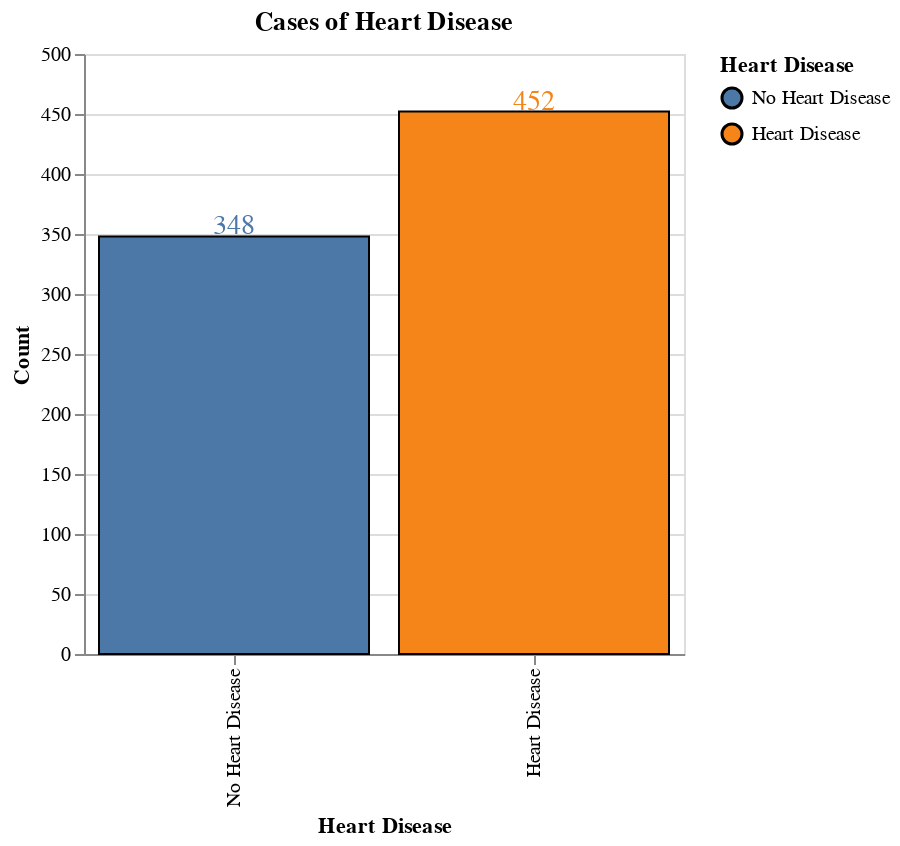

Write notebook code for a chart like this one.
### Markdown cell above
#### Visualizing Target Distribution

A bar chart is created to show the number of patients with and without heart disease. This visualization highlights if the dataset is balanced or skewed, which is important for model performance and evaluation. 

The bar chart shows that heart disease is more common than non-heart disease in the dataset, with 398 cases of heart disease compared to 302 without heart disease. Although there is an imbalance between the levels but this level of imbalance is not substantial and is unlikely to affect the model negatively.

### Code cell
# Compute counts and percentages grouped by target
counts = train_df.groupby('target').size().reset_index(name='count')
counts['label'] = counts['target'].map({0: 'No Heart Disease', 1: 'Heart Disease'})

# Bar chart of counts
bar = alt.Chart(counts).mark_bar(stroke='black', strokeWidth=1).encode(
    x=alt.X('label:N', title='Heart Disease', sort=['No Heart Disease', 'Heart Disease']),
    y=alt.Y('count:Q', title='Count'),
    color=alt.Color(
        'label:N',
        title='Heart Disease',
        sort=['No Heart Disease', 'Heart Disease']
    ),
    tooltip=[
        alt.Tooltip('count:Q', title='Count')
    ]
).properties(
    title='Cases of Heart Disease',
    width=300,
    height=300
)

# Text labels above each bar
bar_labels = bar.mark_text(
    dy=-5,
    size=14,
).encode(
    text='count:Q'
)

bar_final = bar + bar_labels
bar_final

### Figure 1 — Vega-Lite specification as saved in the notebook (floating-point values rounded to 4 significant figures)
{"config": {"view": {"continuousWidth": 300, "continuousHeight": 300}}, "layer": [{"mark": {"type": "bar", "stroke": "black", "strokeWidth": 1}, "encoding": {"color": {"field": "label", "sort": ["No Heart Disease", "Heart Disease"], "title": "Heart Disease", "type": "nominal"}, "tooltip": [{"field": "count", "title": "Count", "type": "quantitative"}], "x": {"field": "label", "sort": ["No Heart Disease", "Heart Disease"], "title": "Heart Disease", "type": "nominal"}, "y": {"field": "count", "title": "Count", "type": "quantitative"}}, "title": "Cases of Heart Disease"}, {"mark": {"type": "text", "dy": -5, "size": 14}, "encoding": {"color": {"field": "label", "sort": ["No Heart Disease", "Heart Disease"], "title": "Heart Disease", "type": "nominal"}, "text": {"field": "count", "type": "quantitative"}, "tooltip": [{"field": "count", "title": "Count", "type": "quantitative"}], "x": {"field": "label", "sort": ["No Heart Disease", "Heart Disease"], "title": "Heart Disease", "type": "nominal"}, "y": {"field": "count", "title": "Count", "type": "quantitative"}}, "title": "Cases of Heart Disease"}], "data": {"name": "data-4b45c5e9938b6a8bd904ef6eb8c6d2e9"}, "height": 300, "width": 300, "$schema": "https://vega.github.io/schema/vega-lite/v5.20.1.json", "datasets": {"data-4b45c5e9938b6a8bd904ef6eb8c6d2e9": [{"target": 0, "count": 348, "label": "No Heart Disease"}, {"target": 1, "count": 452, "label": "Heart Disease"}]}}
